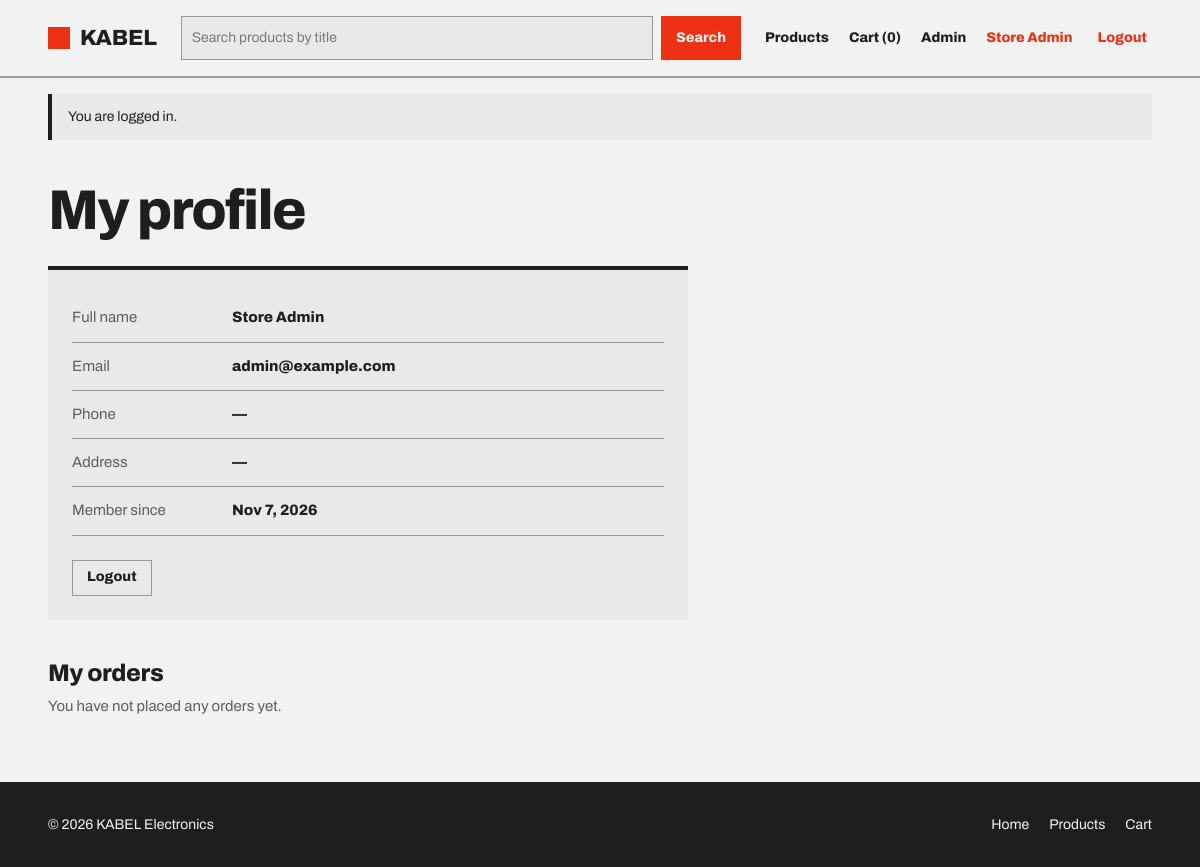
Screenshot of /profile (signed in) with the database file from the repository.
### tables this page shows
CREATE TABLE users (
  id          INT UNSIGNED AUTO_INCREMENT PRIMARY KEY,
  name        VARCHAR(100)  NOT NULL,
  email       VARCHAR(150)  NOT NULL UNIQUE,
  password    VARCHAR(255)  NOT NULL,               
  phone       VARCHAR(20)   NULL,
  address     VARCHAR(255)  NULL,
  role        ENUM('customer','admin') NOT NULL DEFAULT 'customer',
  created_at  TIMESTAMP NOT NULL DEFAULT CURRENT_TIMESTAMP,
  updated_at  TIMESTAMP NOT NULL DEFAULT CURRENT_TIMESTAMP ON UPDATE CURRENT_TIMESTAMP
);

### routes.php (called while the page is built)
<?php
return [
    'GET /' => 'HomeController@index',
    'GET /products' => 'ProductController@index',
    'GET /products/{id}' => 'ProductController@show',
    'GET /register' => 'AuthController@showRegister',
    'POST /register' => 'AuthController@register',
    'GET /login' => 'AuthController@showLogin',
    'POST /login' => 'AuthController@login',
    'POST /logout' => 'AuthController@logout',
    'GET /profile' => 'ProfileController@show',
    'GET /cart' => 'CartController@index',
    'POST /cart/add' => 'CartController@add',
    'POST /cart/update' => 'CartController@update',
    'POST /cart/remove' => 'CartController@remove',
    'GET /checkout' => 'OrderController@checkout',
    'POST /checkout' => 'OrderController@place',
    'GET /orders/{id}' => 'OrderController@show',
    'GET /admin' => 'AdminController@dashboard',
    'GET /admin/orders' => 'AdminController@orders',
    'GET /admin/orders/{id}' => 'AdminController@orderDetail',
    'POST /admin/orders/{id}/update' => 'AdminController@updateOrder',
    'GET /admin/products' => 'AdminProductController@index',
    'GET /admin/products/create' => 'AdminProductController@create',
    'POST /admin/products/store' => 'AdminProductController@store',
    'GET /admin/products/{id}/edit' => 'AdminProductController@edit',
    'POST /admin/products/{id}/update' => 'AdminProductController@update',
    'POST /admin/products/{id}/delete' => 'AdminProductController@delete',
    'GET /admin/categories' => 'AdminCategoryController@index',
    'GET /admin/categories/create' => 'AdminCategoryController@create',
    'POST /admin/categories/store' => 'AdminCategoryController@store',
    'GET /admin/categories/{id}/edit' => 'AdminCategoryController@edit',
    'POST /admin/categories/{id}/update' => 'AdminCategoryController@update',
    'POST /admin/categories/{id}/delete' => 'AdminCategoryController@delete',
];

### app/helpers.php (called while the page is built, shortened)
<?php
function e(?string $value): string
{
    return htmlspecialchars((string) $value, ENT_QUOTES, 'UTF-8');
}
function url(string $path = '/'): string
{
    return (defined('BASE_URL') ? BASE_URL : '') . $path;
}
function asset(string $path): string
{
    return url('/assets/' . ltrim($path, '/'));
}
function current_user(): ?array
{
    return $_SESSION['user'] ?? null;
}
function is_admin(): bool
{
    return (current_user()['role'] ?? '') === 'admin';
}
function render(string $view, array $data = []): void
{
    $isAdmin = str_starts_with($view, 'admin/');
    $css = $data['css'] ?? null;
    $active = $data['active'] ?? '';
    extract($data);
    require __DIR__ . '/Views/layouts/' . ($isAdmin ? 'admin_header' : 'header') . '.php';
    require __DIR__ . '/Views/' . $view . '.php';
}

### app/Controllers/ProfileController.php (called while the page is built)
<?php
class ProfileController
{
    public function show(): void
    {
        $user = require_login();
        render('profile', [
            'title'   => 'My profile — KABEL',
            'css'     => 'profile',
            'active'  => 'profile',
            'profile' => (new User())->find($user['id']),
            'orders'  => (new Order())->forUser($user['id']),
        ]);
    }
}

### config/init.php (called while the page is built, shortened)
<?php
$env = parse_ini_file(__DIR__ . '/../.env');
foreach ($env as $key => $value) {
    $_ENV[$key] = getenv($key) !== false ? getenv($key) : $value;
}
require_once __DIR__ . '/../app/helpers.php';
spl_autoload_register(function (string $class): void {
    foreach (['Models', 'Controllers'] as $folder) {
        $file = __DIR__ . "/../app/$folder/$class.php";
        if (is_file($file)) {
            return;
        }
    }
});

### app/Models/User.php (called while the page is built, shortened)
<?php
class User
{
    public function find(int $id): ?array
    {
        global $db;
        $stmt = $db->prepare('SELECT id, name, email, phone, address, role, created_at FROM users WHERE id = ?');
        $stmt->execute([$id]);
        return $stmt->fetch() ?: null;
    }
}

### app/Models/Cart.php (called while the page is built, shortened)
<?php
class Cart
{
    public function count(int $userId): int
    {
        global $db;
        $stmt = $db->prepare(
            'SELECT COALESCE(SUM(ci.quantity), 0) FROM cart_items ci JOIN carts c ON c.id = ci.cart_id WHERE c.user_id = ?'
        );
        $stmt->execute([$userId]);
        return (int) $stmt->fetchColumn();
    }
}

### app/Views/profile.php (the view, shortened to what this page needs)
<main class="container">
    <header class="page-title">
        <h1>My profile</h1>
    </header>
    <section class="profile-card">
        <dl>
            <dt>Full name</dt>
            <dd><?= e($profile['name']) ?></dd>
            <dt>Email</dt>
            <dd><?= e($profile['email']) ?></dd>
            <dt>Phone</dt>
            <dd><?= e($profile['phone'] ?: '—') ?></dd>
            <dt>Address</dt>
            <dd><?= e($profile['address'] ?: '—') ?></dd>
            <dt>Member since</dt>
            <dd><?= e(date('M j, Y', strtotime($profile['created_at']))) ?></dd>
        </dl>
        <form action="<?= url('/logout') ?>" method="post">
            <button class="btn btn-secondary" type="submit">Logout</button>
        </form>
    </section>
    <section class="my-orders">
        <h2>My orders</h2>
        <?php if ($orders): ?>
        <table class="table">
            <thead>
                <tr>
                    <th scope="col">Order</th>
                    <th scope="col">Date</th>
                    <th scope="col">Total</th>
                    <th scope="col">Payment</th>
                    <th scope="col">Status</th>
                    <th scope="col"><span class="visually-hidden">Receipt</span></th>
                </tr>
            </thead>
            <tbody>
                <?php foreach ($orders as $order): ?>
                <tr>
                    <td><strong>#<?= (int) $order['id'] ?></strong></td>
                    <td><?= e(date('M j, Y', strtotime($order['created_at']))) ?></td>
                    <td><?= money($order['total']) ?></td>
                    <td><span
                            class="tag <?= $order['payment_status'] === 'Paid' ? 'tag-neutral' : 'tag-accent' ?>"><?= e($order['payment_status']) ?></span>
                    </td>
                    <td><span class="tag tag-neutral"><?= e($order['order_status']) ?></span></td>
                    <td><a href="<?= url('/orders/' . $order['id']) ?>">Receipt</a></td>
                </tr>
                <?php endforeach; ?>
            </tbody>
        </table>
        <?php else: ?>
        <p class="text-muted">You have not placed any orders yet.</p>
        <?php endif; ?>
    </section>
</main>

### public/index.php (shortened to what this page needs)
<?php
require __DIR__ . '/../config/init.php';
$uri = parse_url($_SERVER['REQUEST_URI'], PHP_URL_PATH) ?: '/';
$script = rtrim(str_replace('\\', '/', dirname($_SERVER['SCRIPT_NAME'])), '/');
$root = preg_replace('#/public$#', '', $script);
$base = ($uri === $script || str_starts_with($uri, $script . '/')) ? $script : $root;
$path = '/' . trim(rawurldecode(substr($uri, strlen($base))), '/');
$method = $_SERVER['REQUEST_METHOD'];
foreach (require __DIR__ . '/../routes.php' as $route => $handler) {
    [$routeMethod, $routePath] = explode(' ', $route);
    $regex = '#^' . preg_replace('#\{\w+\}#', '([^/]+)', $routePath) . '$#';
    if ($routeMethod !== $method || !preg_match($regex, $path, $matches)) {
        continue;
    }
    [$controller, $action] = explode('@', $handler);
    (new $controller())->$action(...array_slice($matches, 1));
    exit;
}

### app/Views/layouts/header.php (shortened to what this page needs)
<?php
$user = current_user();
$cartCount = $user ? (new Cart())->count($user['id']) : 0;
$nav = fn (string $key) => $active === $key ? ' aria-current="page"' : '';
?>
<!DOCTYPE html>
<html lang="en">
<head>
    <link rel="stylesheet" href="<?= asset('css/main.css') ?>">
    <?php if ($css): ?>
    <link rel="stylesheet" href="<?= asset('css/pages/' . $css . '.css') ?>">
    <?php endif; ?>
</head>
<body class="<?= e($css) ?>">
    <header class="site-header">
        <a class="logo" href="<?= url('/') ?>">KABEL</a>
        <form class="search" role="search" action="<?= url('/products') ?>" method="get">
            <input class="input" id="q" name="q" type="search" placeholder="Search products by title"
                value="<?= e($_GET['q'] ?? '') ?>">
            <button class="btn btn-primary" type="submit">Search</button>
        </form>
        <nav aria-label="Main">
            <a href="<?= url('/products') ?>" <?= $nav('products') ?>>Products</a>
            <a href="<?= url('/cart') ?>" <?= $nav('cart') ?>>Cart (<?= $cartCount ?>)</a>
            <?php if ($user): ?>
            <?php if (is_admin()): ?><a href="<?= url('/admin') ?>">Admin</a><?php endif; ?>
            <a href="<?= url('/profile') ?>" <?= $nav('profile') ?>><?= e($user['name']) ?></a>
            <form action="<?= url('/logout') ?>" method="post">
                <button class="btn btn-ghost" type="submit">Logout</button>
            </form>
            <?php else: ?>
            <a href="<?= url('/login') ?>">Login</a>
            <a href="<?= url('/register') ?>">Register</a>
            <?php endif; ?>
        </nav>
    </header>
    <?php include __DIR__ . '/flash.php'; ?>

### public/assets/css/pages/profile.css (style rules this page uses)
.page-title { padding-top: var(--space-10); }
.profile-card { max-width: 640px; margin-top: var(--space-6); padding: var(--space-6); background: var(--color-surface); border-top: 4px solid var(--color-text); }
.profile-card dl { display: grid; grid-template-columns: 160px 1fr; margin-bottom: var(--space-6); }
.profile-card dt, .profile-card dd { padding: var(--space-3) 0; border-bottom: var(--rule-thin); }
.profile-card dt { color: var(--color-muted); }
.profile-card dd { font-weight: 800; }
.my-orders { margin-top: var(--space-10); }
.my-orders h2 { font-size: var(--text-xl); }

### rows the page displays
users: name "Store Admin", email "admin@example.com", phone "—", address "—", created_at "Nov 7, 2026"

### other values shown
$cartCount "0"
$message['message'] "You are logged in."
